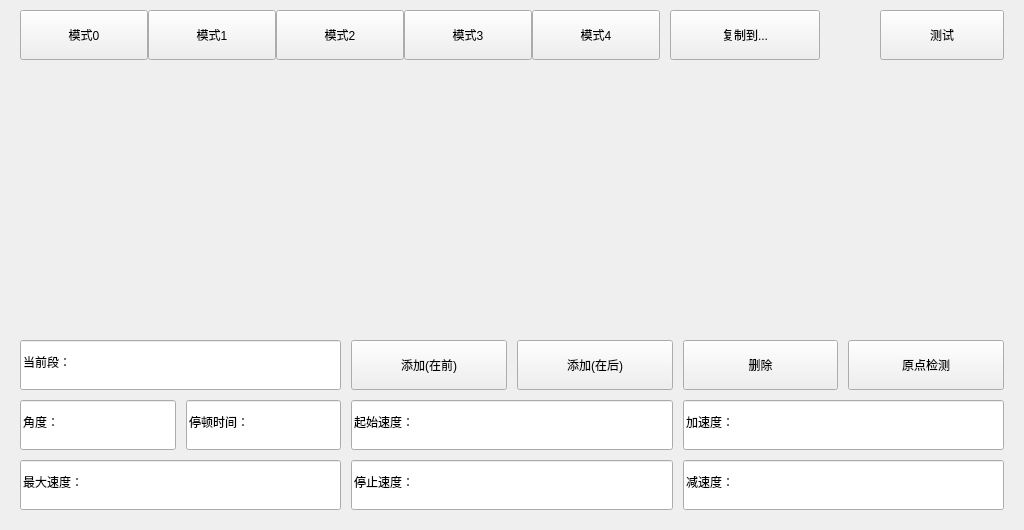
<?xml version="1.0" encoding="UTF-8"?>
<ui version="4.0">
 <class>FormMenuHSetMM1</class>
 <widget class="QWidget" name="FormMenuHSetMM1">
  <property name="geometry">
   <rect>
    <x>0</x>
    <y>0</y>
    <width>1024</width>
    <height>530</height>
   </rect>
  </property>
  <property name="windowTitle">
   <string>FormMenuHSetMM1</string>
  </property>
  <widget class="QPushButton" name="btn_copy">
   <property name="geometry">
    <rect>
     <x>670</x>
     <y>10</y>
     <width>150</width>
     <height>50</height>
    </rect>
   </property>
   <property name="sizePolicy">
    <sizepolicy hsizetype="Minimum" vsizetype="Minimum">
     <horstretch>0</horstretch>
     <verstretch>0</verstretch>
    </sizepolicy>
   </property>
   <property name="text">
    <string>复制到...</string>
   </property>
  </widget>
  <widget class="QWidget" name="widget" native="true">
   <property name="geometry">
    <rect>
     <x>20</x>
     <y>10</y>
     <width>640</width>
     <height>50</height>
    </rect>
   </property>
   <layout class="QHBoxLayout" name="horizontalLayout">
    <property name="spacing">
     <number>0</number>
    </property>
    <property name="leftMargin">
     <number>0</number>
    </property>
    <property name="topMargin">
     <number>0</number>
    </property>
    <property name="rightMargin">
     <number>0</number>
    </property>
    <property name="bottomMargin">
     <number>0</number>
    </property>
    <item>
     <widget class="QPushButton" name="pushButton">
      <property name="sizePolicy">
       <sizepolicy hsizetype="Minimum" vsizetype="Minimum">
        <horstretch>0</horstretch>
        <verstretch>0</verstretch>
       </sizepolicy>
      </property>
      <property name="text">
       <string>模式0</string>
      </property>
      <property name="checkable">
       <bool>true</bool>
      </property>
     </widget>
    </item>
    <item>
     <widget class="QPushButton" name="pushButton_2">
      <property name="sizePolicy">
       <sizepolicy hsizetype="Minimum" vsizetype="Minimum">
        <horstretch>0</horstretch>
        <verstretch>0</verstretch>
       </sizepolicy>
      </property>
      <property name="text">
       <string>模式1</string>
      </property>
      <property name="checkable">
       <bool>true</bool>
      </property>
     </widget>
    </item>
    <item>
     <widget class="QPushButton" name="pushButton_3">
      <property name="sizePolicy">
       <sizepolicy hsizetype="Minimum" vsizetype="Minimum">
        <horstretch>0</horstretch>
        <verstretch>0</verstretch>
       </sizepolicy>
      </property>
      <property name="text">
       <string>模式2</string>
      </property>
      <property name="checkable">
       <bool>true</bool>
      </property>
     </widget>
    </item>
    <item>
     <widget class="QPushButton" name="pushButton_4">
      <property name="sizePolicy">
       <sizepolicy hsizetype="Minimum" vsizetype="Minimum">
        <horstretch>0</horstretch>
        <verstretch>0</verstretch>
       </sizepolicy>
      </property>
      <property name="text">
       <string>模式3</string>
      </property>
      <property name="checkable">
       <bool>true</bool>
      </property>
     </widget>
    </item>
    <item>
     <widget class="QPushButton" name="pushButton_5">
      <property name="sizePolicy">
       <sizepolicy hsizetype="Minimum" vsizetype="Minimum">
        <horstretch>0</horstretch>
        <verstretch>0</verstretch>
       </sizepolicy>
      </property>
      <property name="text">
       <string>模式4</string>
      </property>
      <property name="checkable">
       <bool>true</bool>
      </property>
     </widget>
    </item>
   </layout>
  </widget>
  <widget class="GraphMotorMode" name="gm" native="true">
   <property name="geometry">
    <rect>
     <x>20</x>
     <y>70</y>
     <width>984</width>
     <height>260</height>
    </rect>
   </property>
  </widget>
  <widget class="QStackedWidget" name="page">
   <property name="geometry">
    <rect>
     <x>20</x>
     <y>340</y>
     <width>984</width>
     <height>170</height>
    </rect>
   </property>
   <property name="currentIndex">
    <number>0</number>
   </property>
   <widget class="QWidget" name="page_1">
    <layout class="QGridLayout" name="gridLayout">
     <property name="leftMargin">
      <number>0</number>
     </property>
     <property name="topMargin">
      <number>0</number>
     </property>
     <property name="rightMargin">
      <number>0</number>
     </property>
     <property name="bottomMargin">
      <number>0</number>
     </property>
     <property name="spacing">
      <number>10</number>
     </property>
     <item row="1" column="0">
      <widget class="QWidget" name="widget_3" native="true">
       <property name="sizePolicy">
        <sizepolicy hsizetype="Expanding" vsizetype="Preferred">
         <horstretch>0</horstretch>
         <verstretch>0</verstretch>
        </sizepolicy>
       </property>
       <layout class="QHBoxLayout" name="horizontalLayout_2">
        <property name="spacing">
         <number>10</number>
        </property>
        <property name="leftMargin">
         <number>0</number>
        </property>
        <property name="topMargin">
         <number>0</number>
        </property>
        <property name="rightMargin">
         <number>0</number>
        </property>
        <property name="bottomMargin">
         <number>0</number>
        </property>
        <item>
         <widget class="QImageLineEdit" name="val_1">
          <property name="minimumSize">
           <size>
            <width>0</width>
            <height>50</height>
           </size>
          </property>
          <property name="whatsThis">
           <string>角度：?</string>
          </property>
          <property name="text">
           <string>角度：</string>
          </property>
         </widget>
        </item>
        <item>
         <widget class="QImageLineEdit" name="val_7">
          <property name="minimumSize">
           <size>
            <width>0</width>
            <height>50</height>
           </size>
          </property>
          <property name="whatsThis">
           <string>停顿时间：?</string>
          </property>
          <property name="text">
           <string>停顿时间：</string>
          </property>
         </widget>
        </item>
       </layout>
      </widget>
     </item>
     <item row="0" column="1" colspan="2">
      <widget class="QWidget" name="widget_4" native="true">
       <property name="sizePolicy">
        <sizepolicy hsizetype="Expanding" vsizetype="Preferred">
         <horstretch>0</horstretch>
         <verstretch>0</verstretch>
        </sizepolicy>
       </property>
       <layout class="QHBoxLayout" name="horizontalLayout_3">
        <property name="spacing">
         <number>10</number>
        </property>
        <property name="leftMargin">
         <number>0</number>
        </property>
        <property name="topMargin">
         <number>0</number>
        </property>
        <property name="rightMargin">
         <number>0</number>
        </property>
        <property name="bottomMargin">
         <number>0</number>
        </property>
        <item>
         <widget class="QPushButton" name="btn_add_1">
          <property name="sizePolicy">
           <sizepolicy hsizetype="Expanding" vsizetype="Preferred">
            <horstretch>0</horstretch>
            <verstretch>0</verstretch>
           </sizepolicy>
          </property>
          <property name="text">
           <string>添加(在前)</string>
          </property>
         </widget>
        </item>
        <item>
         <widget class="QPushButton" name="btn_add_2">
          <property name="sizePolicy">
           <sizepolicy hsizetype="Expanding" vsizetype="Preferred">
            <horstretch>0</horstretch>
            <verstretch>0</verstretch>
           </sizepolicy>
          </property>
          <property name="text">
           <string>添加(在后)</string>
          </property>
         </widget>
        </item>
        <item>
         <widget class="QPushButton" name="btn_del">
          <property name="sizePolicy">
           <sizepolicy hsizetype="Expanding" vsizetype="Preferred">
            <horstretch>0</horstretch>
            <verstretch>0</verstretch>
           </sizepolicy>
          </property>
          <property name="text">
           <string>删除</string>
          </property>
         </widget>
        </item>
        <item>
         <widget class="QPushButton" name="btn_ydjc">
          <property name="sizePolicy">
           <sizepolicy hsizetype="Expanding" vsizetype="Preferred">
            <horstretch>0</horstretch>
            <verstretch>0</verstretch>
           </sizepolicy>
          </property>
          <property name="text">
           <string>原点检测</string>
          </property>
         </widget>
        </item>
       </layout>
      </widget>
     </item>
     <item row="1" column="1">
      <widget class="QImageLineEdit" name="val_3">
       <property name="minimumSize">
        <size>
         <width>0</width>
         <height>50</height>
        </size>
       </property>
       <property name="whatsThis">
        <string>起始速度：?</string>
       </property>
       <property name="text">
        <string>起始速度：</string>
       </property>
      </widget>
     </item>
     <item row="2" column="2">
      <widget class="QImageLineEdit" name="val_6">
       <property name="minimumSize">
        <size>
         <width>0</width>
         <height>50</height>
        </size>
       </property>
       <property name="whatsThis">
        <string>减速度：?</string>
       </property>
       <property name="text">
        <string>减速度：</string>
       </property>
      </widget>
     </item>
     <item row="2" column="0">
      <widget class="QImageLineEdit" name="val_2">
       <property name="minimumSize">
        <size>
         <width>0</width>
         <height>50</height>
        </size>
       </property>
       <property name="whatsThis">
        <string>最大速度：?</string>
       </property>
       <property name="text">
        <string>最大速度：</string>
       </property>
      </widget>
     </item>
     <item row="0" column="0">
      <widget class="QImageLineEdit" name="val_curi">
       <property name="minimumSize">
        <size>
         <width>0</width>
         <height>50</height>
        </size>
       </property>
       <property name="whatsThis">
        <string>当前段：?</string>
       </property>
       <property name="text">
        <string>当前段：</string>
       </property>
      </widget>
     </item>
     <item row="1" column="2">
      <widget class="QImageLineEdit" name="val_5">
       <property name="minimumSize">
        <size>
         <width>0</width>
         <height>50</height>
        </size>
       </property>
       <property name="whatsThis">
        <string>加速度：?</string>
       </property>
       <property name="text">
        <string>加速度：</string>
       </property>
      </widget>
     </item>
     <item row="2" column="1">
      <widget class="QImageLineEdit" name="val_4">
       <property name="minimumSize">
        <size>
         <width>0</width>
         <height>50</height>
        </size>
       </property>
       <property name="whatsThis">
        <string>停止速度：?</string>
       </property>
       <property name="text">
        <string>停止速度：</string>
       </property>
      </widget>
     </item>
    </layout>
   </widget>
   <widget class="QWidget" name="page_2">
    <layout class="QGridLayout" name="gridLayout_2">
     <property name="leftMargin">
      <number>0</number>
     </property>
     <property name="topMargin">
      <number>0</number>
     </property>
     <property name="rightMargin">
      <number>0</number>
     </property>
     <property name="bottomMargin">
      <number>0</number>
     </property>
     <property name="spacing">
      <number>10</number>
     </property>
     <item row="1" column="0">
      <widget class="QImageLineEdit" name="val_wgdtzjd">
       <property name="minimumSize">
        <size>
         <width>0</width>
         <height>50</height>
        </size>
       </property>
       <property name="whatsThis">
        <string>无光电停止角度：?</string>
       </property>
       <property name="text">
        <string>无光电停止角度：</string>
       </property>
      </widget>
     </item>
     <item row="0" column="0">
      <widget class="QImageLineEdit" name="val_gdtzjd">
       <property name="minimumSize">
        <size>
         <width>0</width>
         <height>50</height>
        </size>
       </property>
       <property name="whatsThis">
        <string>光电停止角度：?</string>
       </property>
       <property name="text">
        <string>光电停止角度：</string>
       </property>
      </widget>
     </item>
     <item row="2" column="0">
      <widget class="QWidget" name="widget_7" native="true">
       <property name="sizePolicy">
        <sizepolicy hsizetype="Expanding" vsizetype="Preferred">
         <horstretch>0</horstretch>
         <verstretch>0</verstretch>
        </sizepolicy>
       </property>
      </widget>
     </item>
     <item row="0" column="2">
      <widget class="QWidget" name="widget_6" native="true">
       <property name="sizePolicy">
        <sizepolicy hsizetype="Expanding" vsizetype="Preferred">
         <horstretch>0</horstretch>
         <verstretch>0</verstretch>
        </sizepolicy>
       </property>
       <layout class="QHBoxLayout" name="horizontalLayout_4">
        <property name="spacing">
         <number>10</number>
        </property>
        <property name="leftMargin">
         <number>0</number>
        </property>
        <property name="topMargin">
         <number>0</number>
        </property>
        <property name="rightMargin">
         <number>0</number>
        </property>
        <property name="bottomMargin">
         <number>0</number>
        </property>
        <item>
         <widget class="QWidget" name="widget_2" native="true">
          <property name="sizePolicy">
           <sizepolicy hsizetype="Expanding" vsizetype="Preferred">
            <horstretch>0</horstretch>
            <verstretch>0</verstretch>
           </sizepolicy>
          </property>
         </widget>
        </item>
        <item>
         <widget class="QPushButton" name="btn_back">
          <property name="sizePolicy">
           <sizepolicy hsizetype="Expanding" vsizetype="Preferred">
            <horstretch>0</horstretch>
            <verstretch>0</verstretch>
           </sizepolicy>
          </property>
          <property name="text">
           <string>返回</string>
          </property>
         </widget>
        </item>
       </layout>
      </widget>
     </item>
     <item row="0" column="1">
      <widget class="QWidget" name="widget_5" native="true">
       <property name="sizePolicy">
        <sizepolicy hsizetype="Expanding" vsizetype="Preferred">
         <horstretch>0</horstretch>
         <verstretch>0</verstretch>
        </sizepolicy>
       </property>
      </widget>
     </item>
    </layout>
   </widget>
  </widget>
  <widget class="QPushButton" name="btn_test">
   <property name="geometry">
    <rect>
     <x>880</x>
     <y>10</y>
     <width>124</width>
     <height>50</height>
    </rect>
   </property>
   <property name="sizePolicy">
    <sizepolicy hsizetype="Minimum" vsizetype="Minimum">
     <horstretch>0</horstretch>
     <verstretch>0</verstretch>
    </sizepolicy>
   </property>
   <property name="text">
    <string>测试</string>
   </property>
  </widget>
 </widget>
 <customwidgets>
  <customwidget>
   <class>QImageLineEdit</class>
   <extends>QLineEdit</extends>
   <header>MWidget.h</header>
  </customwidget>
  <customwidget>
   <class>GraphMotorMode</class>
   <extends>QWidget</extends>
   <header>GraphMotorMode.h</header>
   <container>1</container>
  </customwidget>
 </customwidgets>
 <resources/>
 <connections/>
</ui>
